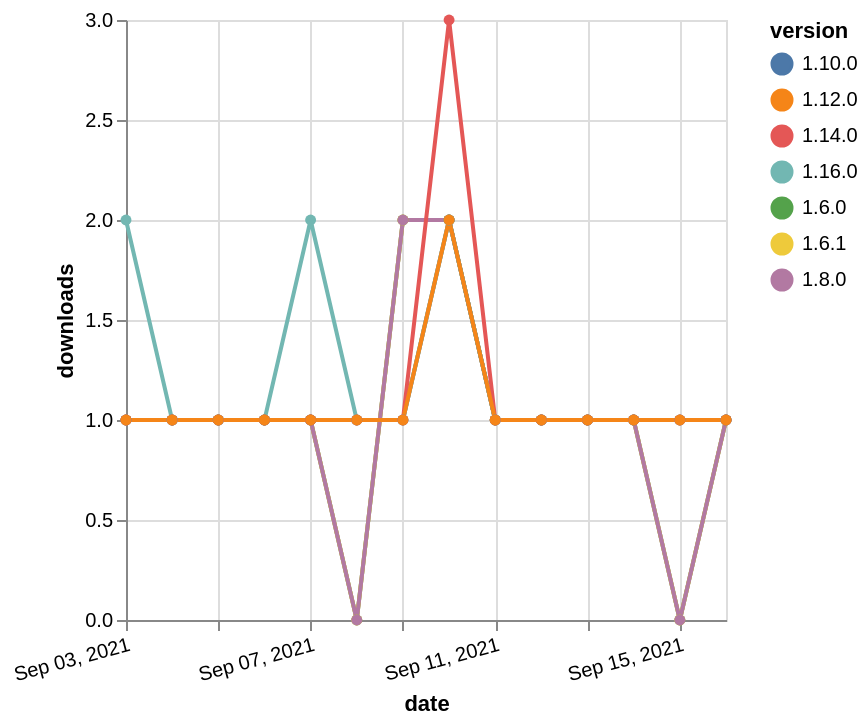

Express this chart as Vega-Lite.
### Vega-Lite specification from a JSON file in a GitHub repository (floating-point values rounded to 4 significant figures)
{"$schema": "https://vega.github.io/schema/vega-lite/v5.json", "description": "A simple bar chart with embedded data.", "data": {"values": [{"date": "2021-09-03", "total": 246, "delta": 1, "version": "1.6.0"}, {"date": "2021-09-04", "total": 247, "delta": 1, "version": "1.6.0"}, {"date": "2021-09-05", "total": 248, "delta": 1, "version": "1.6.0"}, {"date": "2021-09-06", "total": 249, "delta": 1, "version": "1.6.0"}, {"date": "2021-09-07", "total": 250, "delta": 1, "version": "1.6.0"}, {"date": "2021-09-08", "total": 250, "delta": 0, "version": "1.6.0"}, {"date": "2021-09-09", "total": 252, "delta": 2, "version": "1.6.0"}, {"date": "2021-09-10", "total": 254, "delta": 2, "version": "1.6.0"}, {"date": "2021-09-11", "total": 255, "delta": 1, "version": "1.6.0"}, {"date": "2021-09-12", "total": 256, "delta": 1, "version": "1.6.0"}, {"date": "2021-09-13", "total": 257, "delta": 1, "version": "1.6.0"}, {"date": "2021-09-14", "total": 258, "delta": 1, "version": "1.6.0"}, {"date": "2021-09-15", "total": 258, "delta": 0, "version": "1.6.0"}, {"date": "2021-09-16", "total": 259, "delta": 1, "version": "1.6.0"}, {"date": "2021-09-03", "total": 245, "delta": 1, "version": "1.6.1"}, {"date": "2021-09-04", "total": 246, "delta": 1, "version": "1.6.1"}, {"date": "2021-09-05", "total": 247, "delta": 1, "version": "1.6.1"}, {"date": "2021-09-06", "total": 248, "delta": 1, "version": "1.6.1"}, {"date": "2021-09-07", "total": 249, "delta": 1, "version": "1.6.1"}, {"date": "2021-09-08", "total": 249, "delta": 0, "version": "1.6.1"}, {"date": "2021-09-09", "total": 251, "delta": 2, "version": "1.6.1"}, {"date": "2021-09-10", "total": 253, "delta": 2, "version": "1.6.1"}, {"date": "2021-09-11", "total": 254, "delta": 1, "version": "1.6.1"}, {"date": "2021-09-12", "total": 255, "delta": 1, "version": "1.6.1"}, {"date": "2021-09-13", "total": 256, "delta": 1, "version": "1.6.1"}, {"date": "2021-09-14", "total": 257, "delta": 1, "version": "1.6.1"}, {"date": "2021-09-15", "total": 257, "delta": 0, "version": "1.6.1"}, {"date": "2021-09-16", "total": 258, "delta": 1, "version": "1.6.1"}, {"date": "2021-09-03", "total": 204, "delta": 1, "version": "1.8.0"}, {"date": "2021-09-04", "total": 205, "delta": 1, "version": "1.8.0"}, {"date": "2021-09-05", "total": 206, "delta": 1, "version": "1.8.0"}, {"date": "2021-09-06", "total": 207, "delta": 1, "version": "1.8.0"}, {"date": "2021-09-07", "total": 208, "delta": 1, "version": "1.8.0"}, {"date": "2021-09-08", "total": 208, "delta": 0, "version": "1.8.0"}, {"date": "2021-09-09", "total": 210, "delta": 2, "version": "1.8.0"}, {"date": "2021-09-10", "total": 212, "delta": 2, "version": "1.8.0"}, {"date": "2021-09-11", "total": 213, "delta": 1, "version": "1.8.0"}, {"date": "2021-09-12", "total": 214, "delta": 1, "version": "1.8.0"}, {"date": "2021-09-13", "total": 215, "delta": 1, "version": "1.8.0"}, {"date": "2021-09-14", "total": 216, "delta": 1, "version": "1.8.0"}, {"date": "2021-09-15", "total": 216, "delta": 0, "version": "1.8.0"}, {"date": "2021-09-16", "total": 217, "delta": 1, "version": "1.8.0"}, {"date": "2021-09-03", "total": 206, "delta": 1, "version": "1.10.0"}, {"date": "2021-09-04", "total": 207, "delta": 1, "version": "1.10.0"}, {"date": "2021-09-05", "total": 208, "delta": 1, "version": "1.10.0"}, {"date": "2021-09-06", "total": 209, "delta": 1, "version": "1.10.0"}, {"date": "2021-09-07", "total": 210, "delta": 1, "version": "1.10.0"}, {"date": "2021-09-08", "total": 211, "delta": 1, "version": "1.10.0"}, {"date": "2021-09-09", "total": 212, "delta": 1, "version": "1.10.0"}, {"date": "2021-09-10", "total": 214, "delta": 2, "version": "1.10.0"}, {"date": "2021-09-11", "total": 215, "delta": 1, "version": "1.10.0"}, {"date": "2021-09-12", "total": 216, "delta": 1, "version": "1.10.0"}, {"date": "2021-09-13", "total": 217, "delta": 1, "version": "1.10.0"}, {"date": "2021-09-14", "total": 218, "delta": 1, "version": "1.10.0"}, {"date": "2021-09-15", "total": 219, "delta": 1, "version": "1.10.0"}, {"date": "2021-09-16", "total": 220, "delta": 1, "version": "1.10.0"}, {"date": "2021-09-03", "total": 123, "delta": 2, "version": "1.16.0"}, {"date": "2021-09-04", "total": 124, "delta": 1, "version": "1.16.0"}, {"date": "2021-09-05", "total": 125, "delta": 1, "version": "1.16.0"}, {"date": "2021-09-06", "total": 126, "delta": 1, "version": "1.16.0"}, {"date": "2021-09-07", "total": 128, "delta": 2, "version": "1.16.0"}, {"date": "2021-09-08", "total": 129, "delta": 1, "version": "1.16.0"}, {"date": "2021-09-09", "total": 130, "delta": 1, "version": "1.16.0"}, {"date": "2021-09-10", "total": 132, "delta": 2, "version": "1.16.0"}, {"date": "2021-09-11", "total": 133, "delta": 1, "version": "1.16.0"}, {"date": "2021-09-12", "total": 134, "delta": 1, "version": "1.16.0"}, {"date": "2021-09-13", "total": 135, "delta": 1, "version": "1.16.0"}, {"date": "2021-09-14", "total": 136, "delta": 1, "version": "1.16.0"}, {"date": "2021-09-15", "total": 137, "delta": 1, "version": "1.16.0"}, {"date": "2021-09-16", "total": 138, "delta": 1, "version": "1.16.0"}, {"date": "2021-09-03", "total": 191, "delta": 1, "version": "1.14.0"}, {"date": "2021-09-04", "total": 192, "delta": 1, "version": "1.14.0"}, {"date": "2021-09-05", "total": 193, "delta": 1, "version": "1.14.0"}, {"date": "2021-09-06", "total": 194, "delta": 1, "version": "1.14.0"}, {"date": "2021-09-07", "total": 195, "delta": 1, "version": "1.14.0"}, {"date": "2021-09-08", "total": 196, "delta": 1, "version": "1.14.0"}, {"date": "2021-09-09", "total": 197, "delta": 1, "version": "1.14.0"}, {"date": "2021-09-10", "total": 200, "delta": 3, "version": "1.14.0"}, {"date": "2021-09-11", "total": 201, "delta": 1, "version": "1.14.0"}, {"date": "2021-09-12", "total": 202, "delta": 1, "version": "1.14.0"}, {"date": "2021-09-13", "total": 203, "delta": 1, "version": "1.14.0"}, {"date": "2021-09-14", "total": 204, "delta": 1, "version": "1.14.0"}, {"date": "2021-09-15", "total": 205, "delta": 1, "version": "1.14.0"}, {"date": "2021-09-16", "total": 206, "delta": 1, "version": "1.14.0"}, {"date": "2021-09-03", "total": 166, "delta": 1, "version": "1.12.0"}, {"date": "2021-09-04", "total": 167, "delta": 1, "version": "1.12.0"}, {"date": "2021-09-05", "total": 168, "delta": 1, "version": "1.12.0"}, {"date": "2021-09-06", "total": 169, "delta": 1, "version": "1.12.0"}, {"date": "2021-09-07", "total": 170, "delta": 1, "version": "1.12.0"}, {"date": "2021-09-08", "total": 171, "delta": 1, "version": "1.12.0"}, {"date": "2021-09-09", "total": 172, "delta": 1, "version": "1.12.0"}, {"date": "2021-09-10", "total": 174, "delta": 2, "version": "1.12.0"}, {"date": "2021-09-11", "total": 175, "delta": 1, "version": "1.12.0"}, {"date": "2021-09-12", "total": 176, "delta": 1, "version": "1.12.0"}, {"date": "2021-09-13", "total": 177, "delta": 1, "version": "1.12.0"}, {"date": "2021-09-14", "total": 178, "delta": 1, "version": "1.12.0"}, {"date": "2021-09-15", "total": 179, "delta": 1, "version": "1.12.0"}, {"date": "2021-09-16", "total": 180, "delta": 1, "version": "1.12.0"}]}, "width": "container", "mark": {"type": "line", "point": {"filled": true}}, "encoding": {"x": {"field": "date", "type": "temporal", "timeUnit": "yearmonthdate", "title": "date", "axis": {"labelAngle": -15}}, "y": {"field": "delta", "type": "quantitative", "title": "downloads"}, "color": {"field": "version", "type": "nominal"}, "tooltip": {"field": "delta"}}}
